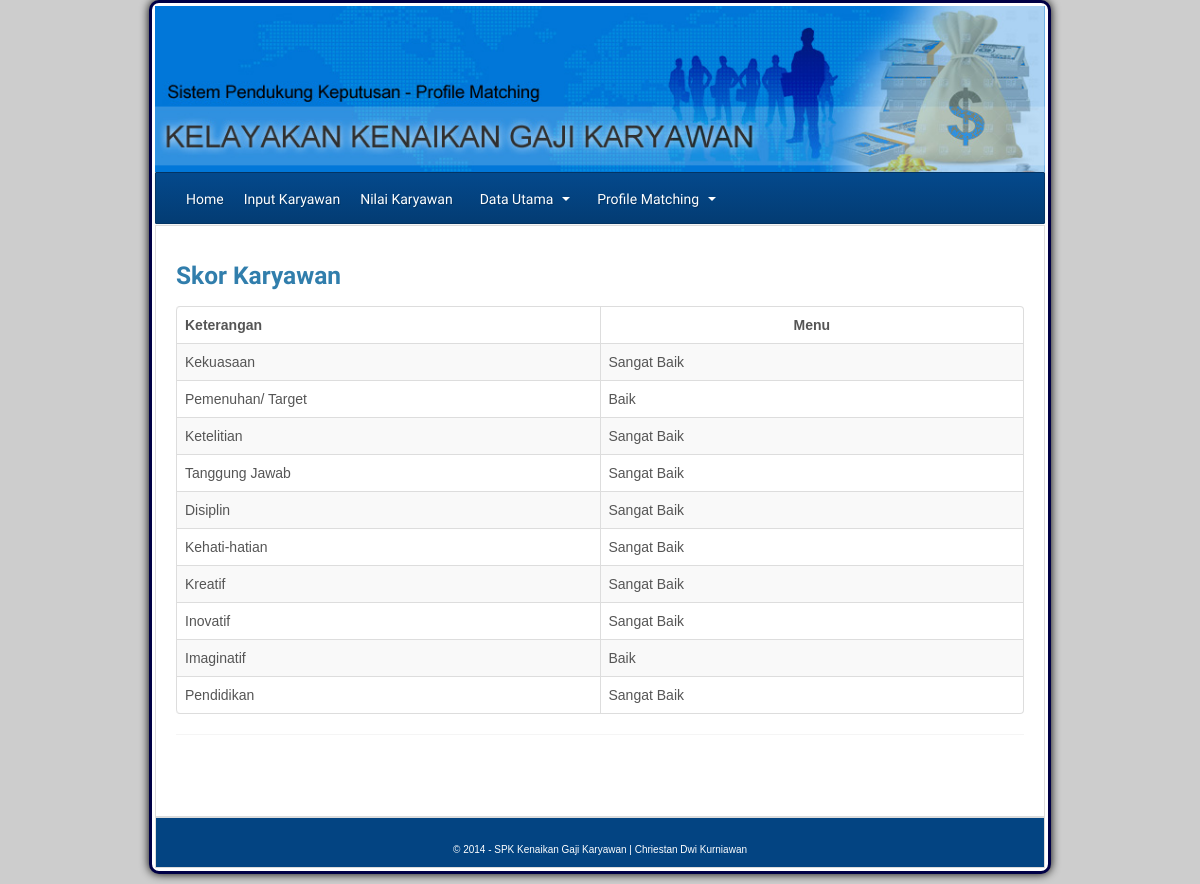
The app's page /?menu=dataskor&id=K02 with its own data.
### tables this page shows
CREATE TABLE `tbl_kriteria` (
  `id_kriteria` varchar(6) NOT NULL,
  `nama_kriteria` varchar(30) NOT NULL
);

CREATE TABLE `tbl_penilaian` (
  `id_penilaian` varchar(6) NOT NULL,
  `id_karyawan` varchar(6) NOT NULL,
  `id_tahun` varchar(6) NOT NULL,
  `id_kriteria` varchar(6) NOT NULL,
  `nilai` int(6) NOT NULL
);

### data_skor.php (the view, shortened to what this page needs)
<h3> Skor Karyawan</h3>
<?php
	$getid = $_GET["id"];
	echo "<form action='' method='post' >";
	  echo"<p><strong>$nama_aspek</strong></p>
		<table align='center' class='table  table-bordered table-highlight table-striped'>
		<thead>
		  <tr>
			<th width='20%' >Keterangan</th>
			<th width='20%' style='text-align:center;'>Menu</th>
			</tr>
		</thead>
	   <tbody>";
	  		$sql2="select * from tbl_kriteria order by id_kriteria asc ";
	  		$query2=mysql_query($sql2);
			while($d2 = mysql_fetch_array($query2)){
				$nama_kriteria = $d2["nama_kriteria"];
				$id_kriteria = $d2["id_kriteria"];
				$qbobot=mysql_query("select * from tbl_penilaian where id_kriteria='$id_kriteria' and id_karyawan='$getid'");
				$databobot=mysql_fetch_array($qbobot);
				$bobot = $databobot["nilai"];
				switch($bobot){
							  case 3: $prioritas = "Baik"; break;
							  case 4: $prioritas = "Sangat Baik"; break;
						  }
	   			echo"<tr>
					<td>
					  $nama_kriteria
					</td>
					<td>
					$prioritas
					</td>
		</tr>";
		}
		echo"</tbody></table><hr>";
?>

### css/style.css (style rules this page uses)
body { background:#CDCDCD; margin-bottom:10px; font-family:Arial, Helvetica, sans-serif; }

### records on screen
tbl_kriteria: nama_kriteria "Kekuasaan", tbl_penilaian.nilai "Sangat Baik"
tbl_kriteria: nama_kriteria "Pemenuhan/ Target", tbl_penilaian.nilai "Baik"
tbl_kriteria: nama_kriteria "Ketelitian", tbl_penilaian.nilai "Sangat Baik"
tbl_kriteria: nama_kriteria "Tanggung Jawab", tbl_penilaian.nilai "Sangat Baik"
tbl_kriteria: nama_kriteria "Disiplin", tbl_penilaian.nilai "Sangat Baik"
tbl_kriteria: nama_kriteria "Kehati-hatian", tbl_penilaian.nilai "Sangat Baik"
tbl_kriteria: nama_kriteria "Kreatif", tbl_penilaian.nilai "Sangat Baik"
tbl_kriteria: nama_kriteria "Inovatif", tbl_penilaian.nilai "Sangat Baik"
tbl_kriteria: nama_kriteria "Imaginatif", tbl_penilaian.nilai "Baik"
tbl_kriteria: nama_kriteria "Pendidikan", tbl_penilaian.nilai "Sangat Baik"
